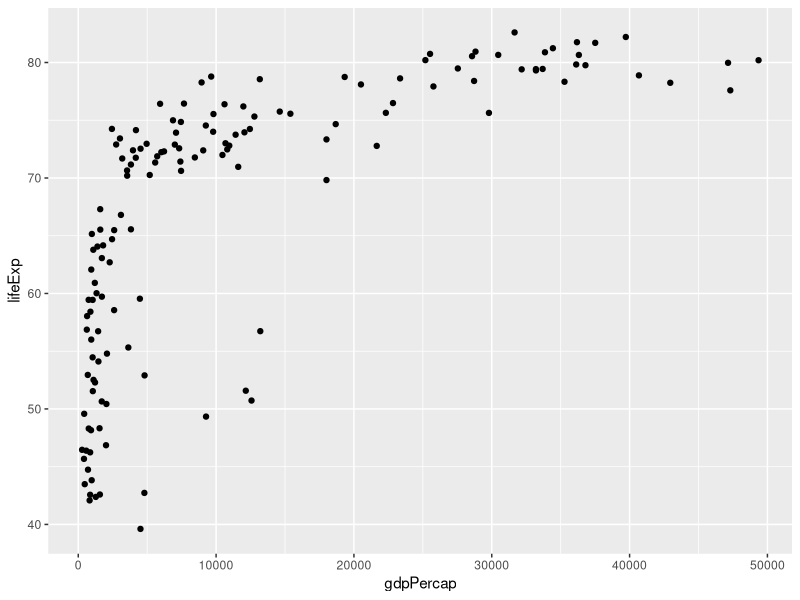

Write the R code that produced this figure.
## ---- chunk 1
library(dplyr)
library(ggplot2)
library(readr)
## ---- chunk 2
gapminder <- read_tsv("gapminder.tsv", col_names = TRUE)
## ---- chunk 3
gapminder_07 <- gapminder %>%
    filter(year == 2007)
## ---- chunk 4
# relationship bewteen a country's wealth and life expectancy
ggplot(gapminder_07, aes(x = gdpPercap, y = lifeExp)) +
    geom_point()
